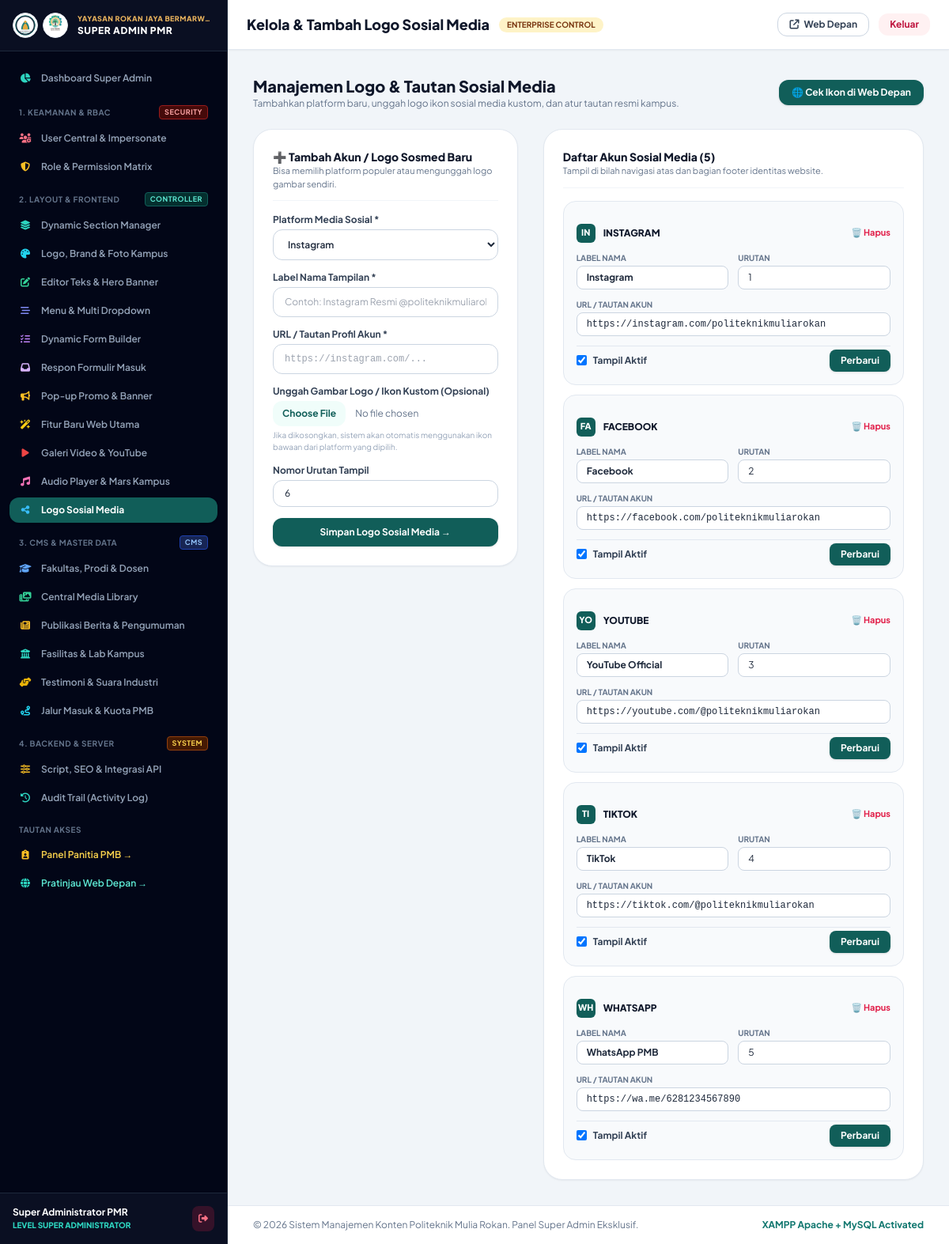
Screenshot of /super-admin/kelola_sosmed.php (signed in) with the database file from the repository.
### tables this page shows
CREATE TABLE `site_settings` (
  `id` int(11) NOT NULL PRIMARY KEY DEFAULT 1,
  `nama_kampus` varchar(150) NOT NULL DEFAULT 'POLITEKNIK MULIA ROKAN',
  `sub_nama` varchar(255) NOT NULL DEFAULT 'Kampus Vokasi Industri Kelapa Sawit, Rekayasa Manufaktur & Teknologi Digital',
  `tagline` varchar(255) NOT NULL DEFAULT 'Penerimaan Mahasiswa Baru TA 2026/2027',
  `logo_url` varchar(255) NOT NULL DEFAULT 'assets/images/logo-resmi.jpg',
  `logo_yayasan_url` varchar(255) NOT NULL DEFAULT 'assets/images/logo-yayasan.svg',
  `color_primary` varchar(20) NOT NULL DEFAULT '#0f766e',
  `color_primary_dark` varchar(20) NOT NULL DEFAULT '#115e59',
  `color_accent` varchar(20) NOT NULL DEFAULT '#f59e0b',
  `color_accent_dark` varchar(20) NOT NULL DEFAULT '#d97706',
  `running_text` text DEFAULT NULL,
  `hero_badge` varchar(150) DEFAULT '✨ Penerimaan Mahasiswa Baru TA 2026/2027 Resmi Dibuka',
  `hero_title` varchar(255) DEFAULT 'Wujudkan Karir Gemilang Bersama Politeknik Mulia Rokan',
  `hero_subtitle` text DEFAULT NULL,
  `hero_cta_text` varchar(100) DEFAULT 'Daftar PMB Sekarang',
  `hero_cta_link` varchar(200) DEFAULT 'daftar.php',
  `sambutan_direktur_nama` varchar(150) DEFAULT 'Ir. H. Syamsul Bahri, M.T.',
  `sambutan_direktur_jabatan` varchar(150) DEFAULT 'Direktur Politeknik Mulia Rokan',
  `sambutan_direktur_teks` text DEFAULT NULL,
  `sambutan_direktur_foto` varchar(255) DEFAULT 'assets/images/direktur.jpg',
  `visi_teks` text DEFAULT NULL,
  `misi_teks` text DEFAULT NULL,
  `alamat` text DEFAULT NULL,
  `email` varchar(100) DEFAULT 'pmb@politeknikmuliarokan.ac.id',
  `telepon` varchar(50) DEFAULT '(0767) 21998',
  `whatsapp_helpdesk` varchar(50) DEFAULT '0812-3456-7890',
  `jam_operasional` varchar(150) DEFAULT 'Senin - Jumat: 08.00 - 16.00 WIB | Sabtu: 08.00 - 13.00 WIB',
  `google_maps_iframe` text DEFAULT NULL,
  `updated_at` timestamp NOT NULL DEFAULT CURRENT_TIMESTAMP ON UPDATE CURRENT_TIMESTAMP
);

CREATE TABLE `social_media` (
  `id` int(11) NOT NULL AUTO_INCREMENT,
  `platform` varchar(50) NOT NULL,
  `nama_label` varchar(100) NOT NULL,
  `url` varchar(255) NOT NULL,
  `icon` varchar(50) NOT NULL,
  `is_active` tinyint(1) NOT NULL DEFAULT 1,
  `urutan` int(11) NOT NULL DEFAULT 1,
  PRIMARY KEY (`id`)
);

### super-admin/kelola_sosmed.php (the view, shortened to what the rows shown need)
<?php
$page_title = "Kelola & Tambah Logo Sosial Media";
require_once __DIR__ . '/layout_top.php';
$socials = $pdo->query("SELECT * FROM social_media ORDER BY urutan ASC")->fetchAll();
?>
<div class="max-w-6xl mx-auto space-y-6">
  <div class="flex flex-col sm:flex-row justify-between items-start sm:items-center gap-4">
    <div>
      <h2 class="text-xl font-black text-slate-900">Manajemen Logo & Tautan Sosial Media</h2>
    </div>
  </div>
  <div class="grid grid-cols-1 lg:grid-cols-12 gap-8 items-start">
    <div class="lg:col-span-7 bg-white rounded-3xl border border-slate-200 shadow-sm p-6 space-y-4">
      <div class="space-y-3">
        <?php foreach ($socials as $soc): ?>
          <form action="kelola_sosmed.php" method="POST" enctype="multipart/form-data" class="p-4 bg-slate-50 rounded-2xl border border-slate-200 space-y-3">
            <div class="flex items-center justify-between">
              <div class="flex items-center gap-2.5">
                <?php if (strpos($soc['icon'], 'assets/images/') !== false): ?>
                  <img src="../<?= htmlspecialchars($soc['icon']); ?>" alt="Icon" class="w-6 h-6 object-contain rounded-md bg-white p-0.5 border">
                <?php else: ?>
                  <span class="w-6 h-6 rounded-md bg-teal-800 text-white text-[11px] font-black flex items-center justify-center uppercase">
                    <?= substr($soc['platform'], 0, 2); ?>
                  </span>
                <?php endif; ?>
                <span class="text-xs font-black text-slate-900 uppercase"><?= htmlspecialchars($soc['platform']); ?></span>
              </div>
              <a href="kelola_sosmed.php?delete=<?= $soc['id']; ?>" onclick="return confirm('Hapus sosial media ini?')" class="text-rose-600 hover:underline font-bold text-[11px]">
                🗑️ Hapus
              </a>
            </div>
            <div class="grid grid-cols-1 sm:grid-cols-2 gap-3">
              <div>
                <label class="block text-[10px] font-bold text-slate-500 uppercase mb-0.5">Label Nama</label>
                <input type="text" name="nama_label" value="<?= htmlspecialchars($soc['nama_label']); ?>" required class="w-full px-3 py-1.5 text-xs font-bold border border-slate-300 rounded-lg bg-white">
              </div>
              <div>
                <label class="block text-[10px] font-bold text-slate-500 uppercase mb-0.5">Urutan</label>
                <input type="number" name="urutan" value="<?= $soc['urutan']; ?>" min="1" class="w-full px-3 py-1.5 text-xs border border-slate-300 rounded-lg bg-white">
              </div>
            </div>
            <div>
              <label class="block text-[10px] font-bold text-slate-500 uppercase mb-0.5">URL / Tautan Akun</label>
              <input type="text" name="url" value="<?= htmlspecialchars($soc['url']); ?>" required class="w-full px-3 py-1.5 text-xs font-mono border border-slate-300 rounded-lg bg-white">
            </div>
            <div class="flex justify-between items-center pt-1 border-t border-slate-200">
              <label class="flex items-center gap-2 text-xs font-bold text-slate-700 cursor-pointer">
                <input type="checkbox" name="is_active" value="1" <?= $soc['is_active'] ? 'checked' : ''; ?> class="rounded text-teal-700 focus:ring-teal-700">
                <span>Tampil Aktif</span>
              </label>
              <button type="submit" class="px-3.5 py-1.5 bg-teal-800 hover:bg-teal-900 text-white font-bold text-xs rounded-lg shadow">
                Perbarui
              </button>
            </div>
          </form>
        <?php endforeach; ?>
      </div>
    </div>
  </div>
</div>
<?php require_once __DIR__ . '/layout_bottom.php'; ?>

### super-admin/layout_top.php (shortened to what the rows shown need)
<?php
require_once __DIR__ . '/../config/database.php';
$site = getSiteSettings($pdo);
?>
<!DOCTYPE html>
<html lang="id">
<head>
  <script src="https://cdn.tailwindcss.com"></script>
  <link rel="stylesheet" href="../assets/css/style.css">
  <link rel="stylesheet" href="https://cdnjs.cloudflare.com/ajax/libs/font-awesome/6.5.1/css/all.min.css">
</head>
<body class="bg-slate-100 text-slate-800 flex min-h-screen">
  <aside class="w-72 bg-slate-950 text-slate-300 flex flex-col shrink-0 border-r border-slate-800 min-h-screen">
    <div class="p-4 border-b border-slate-800 flex items-center gap-3 bg-slate-900/60">
      <div class="flex items-center gap-1.5 shrink-0">
        <div class="w-8 h-8 rounded-full bg-white p-0.5 shadow-sm border border-slate-200 flex items-center justify-center overflow-hidden">
          <img src="../<?= htmlspecialchars($site['logo_yayasan_url'] ?? 'assets/images/logo-yayasan.png'); ?>" alt="Yayasan" class="w-full h-full object-contain" title="Yayasan Rokan Jaya Bermarwah">
        </div>
        <div class="w-8 h-8 rounded-full bg-white p-0.5 shadow-sm border border-slate-200 flex items-center justify-center overflow-hidden">
          <img src="../<?= htmlspecialchars($site['logo_url'] ?? 'assets/images/logo-politeknik.png'); ?>" alt="Politeknik" class="w-full h-full object-contain" title="Politeknik Mulia Rokan">
        </div>
      </div>
      <div class="overflow-hidden">
        <h2 class="text-xs font-black text-white uppercase tracking-wider truncate">SUPER ADMIN PMR</h2>
      </div>
    </div>
  </aside>
  <div class="flex-1 flex flex-col min-w-0 overflow-y-auto">
    <header class="bg-white border-b border-slate-200 px-6 py-4 flex items-center justify-between shadow-sm sticky top-0 z-30">
      <div class="flex items-center gap-3">
        <h1 class="text-lg font-black text-slate-900"><?= $page_title ?? 'Super Admin Dashboard'; ?></h1>
      </div>
    </header>
    <main class="p-6 sm:p-8 flex-1 space-y-6">

### rows the page displays
site_settings: logo_yayasan_url (picture), logo_url (picture)
social_media: platform "IN", platform "INSTAGRAM", nama_label "Instagram", urutan "1", url "https://instagram.com/politeknikmuliarokan", is_active "☑"
social_media: platform "FA", platform "FACEBOOK", nama_label "Facebook", urutan "2", url "https://facebook.com/politeknikmuliarokan", is_active "☑"
social_media: platform "YO", platform "YOUTUBE", nama_label "YouTube Official", urutan "3", url "https://youtube.com/@politeknikmuliarokan", is_active "☑"
social_media: platform "TI", platform "TIKTOK", nama_label "TikTok", urutan "4", url "https://tiktok.com/@politeknikmuliarokan", is_active "☑"
social_media: platform "WH", platform "WHATSAPP", nama_label "WhatsApp PMB", urutan "5", url "https://wa.me/6281234567890", is_active "☑"

### other values shown
$_SESSION['admin_nama'] "Super Administrator PMR"
$page_title "Kelola & Tambah Logo Sosial Media"
count($socials) "5"
